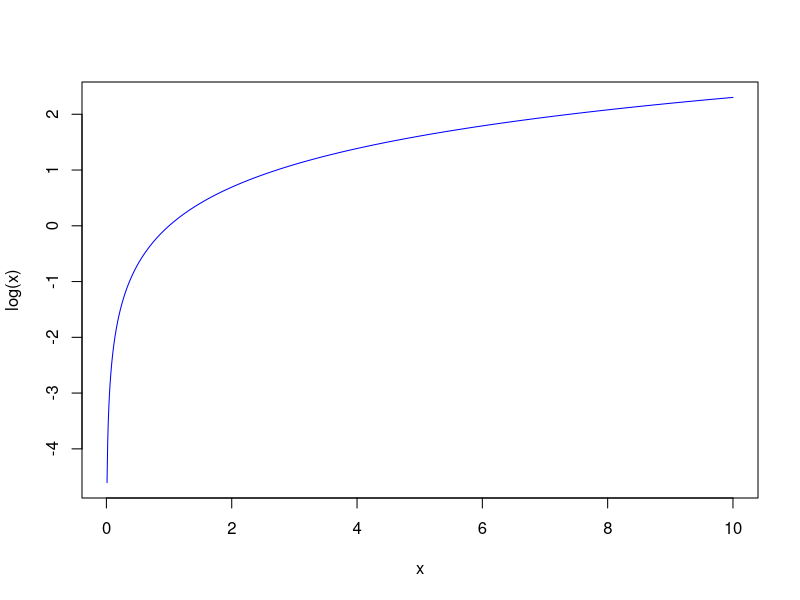
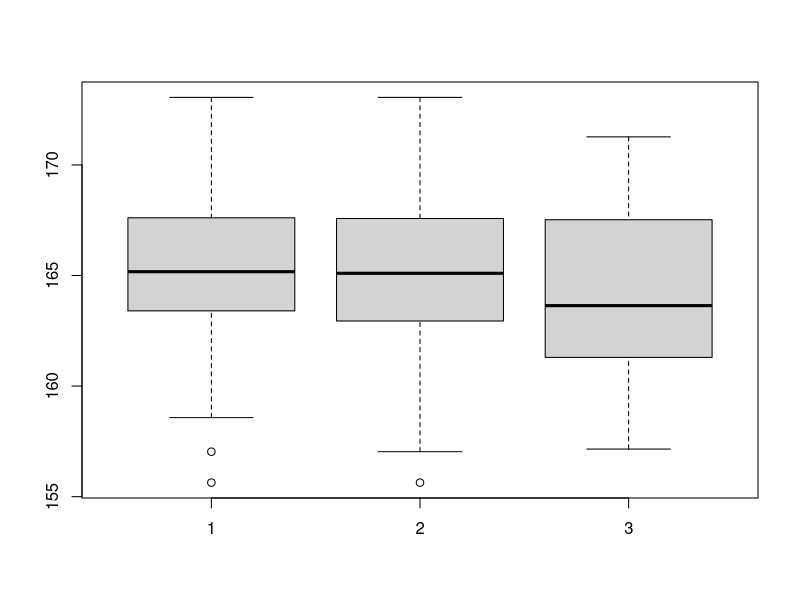

Recreate these plots in R, in order.
## ---- chunk 1
knitr::opts_chunk$set(echo = TRUE)
## ---- chunk 2
x <- c(1,2,3)
x
## ---- chunk 3
x <- seq(from=0,to=10,by=0.01)
mean(x)
sd(x)
## ---- chunk 4
x <- seq(from=0.01,to=10,by=0.01)
plot(x,log(x),type='l',col='blue')
## ---- chunk 5
x <- c(1,2,3)
x
class(x)
y <- c(sqrt(2),sqrt(3),sqrt(5))
y
class(y)
z <- c("pepito","juanito","jorgito")
z
class(z)
## ---- chunk 6
x <- rep("pepito",10)
x
y <- rep(c(sqrt(2),sqrt(3)),5)
y
z <- c(rep("f",25),rep("h",75))
z
## ---- chunk 7
x <- seq(from=-10,to=10,by=0.01)
length(x)
## ---- chunk 8
taille <- c(142,NA,189,156,NA,190)
taille
mean(taille,na="TRUE")
sd(taille,na="TRUE")
is.na(taille)
summary(taille)
## ---- chunk 9
x <- seq(from=100,100,by=2)
x
x[30]
x[30:40]
30:40
1:100
## ---- chunk 10
sexe <- c(rep("f",25),rep("h",75))
sexe
taille <- rnorm(100,165,4)
taille
bd <- data.frame(sexe,taille)
taille.h <- taille[sexe=="h"]
taille.h
taille.f <- taille[sexe=="f"]
taille.f
boxplot(taille.h,taille,taille.f)
mean(taille)
mean(taille.f)
mean(taille.h)
sexe.n <- sexe[taille < 164]
sexe.n
(table(sexe.n)/length(taille))*100
